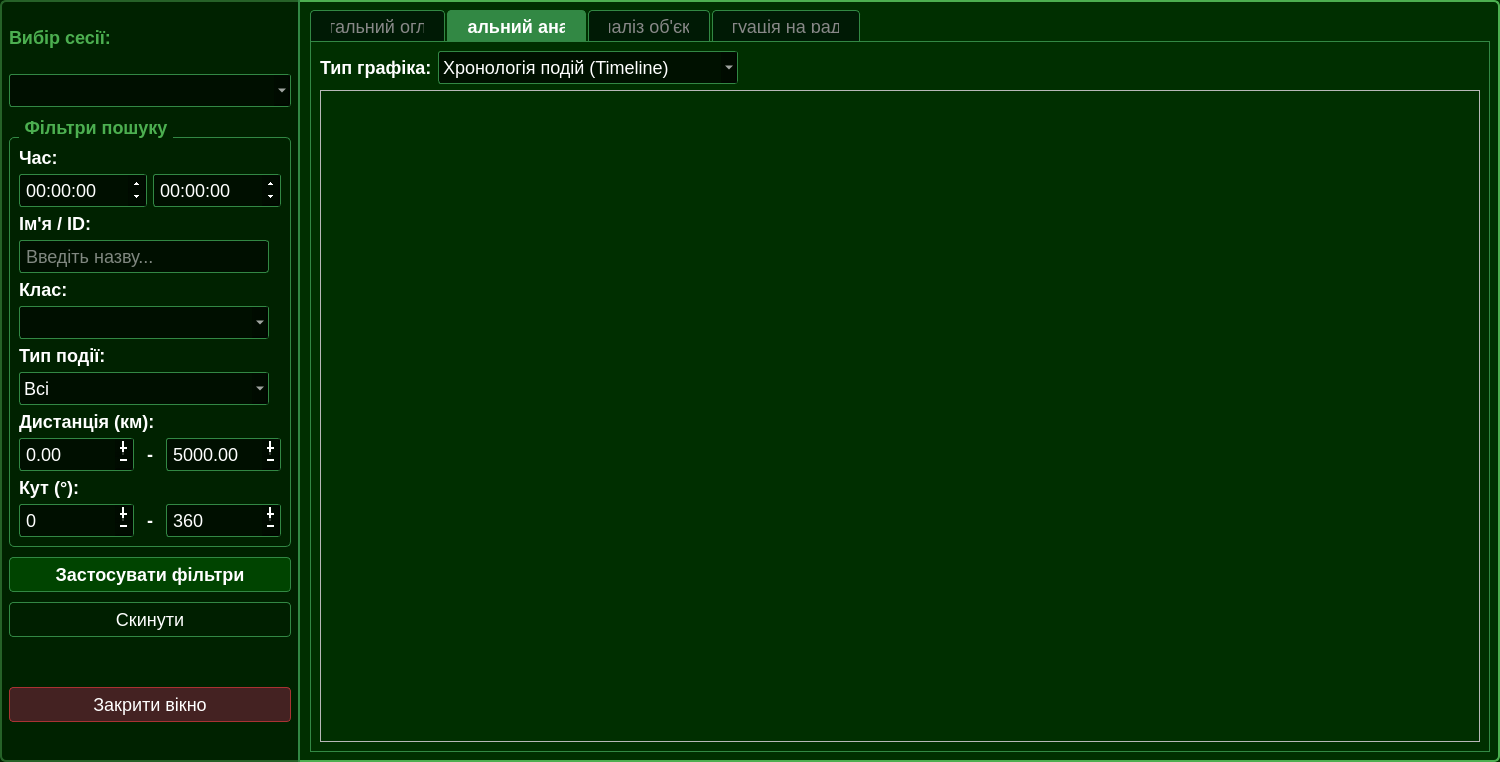
<?xml version="1.0" encoding="UTF-8"?>
<ui version="4.0">
 <class>LogDialog</class>
 <widget class="QDialog" name="LogDialog">
  <property name="geometry">
   <rect>
    <x>0</x>
    <y>0</y>
    <width>1500</width>
    <height>762</height>
   </rect>
  </property>
  <property name="windowTitle">
   <string>Аналіз історії подій</string>
  </property>
  <property name="styleSheet">
   <string notr="true">QDialog {
  background-color: #002f00;
  color: #ffffff;
  font-family: 'Roboto';
  border: 2px solid #4CAF50;
  border-radius: 6px;
}

QLabel {
  color: #ffffff;
  font-size: 18px; 
  font-weight: 500;
}

QLineEdit, QComboBox, QSpinBox, QDoubleSpinBox, QDateTimeEdit {
  background-color: rgba(0, 10, 0, 0.8);
  border: 1px solid #328844;
  color: #ffffff;
  padding: 4px;
  font-size: 18px;
  border-radius: 3px;
}

QComboBox::down-arrow { width: 16px; height: 16px; padding:2px }
QComboBox QAbstractItemView {
    background-color: #002f00;
    color: #ffffff;
    selection-background-color: #328844;
}

/* Кнопки календаря */
QDoubleSpinBox::up-button, QDoubleSpinBox::down-button,
QSpinBox::up-button, QSpinBox::down-button, QDateTimeEdit::up-button, QDateTimeEdit::down-button {
 width: 14px; 
 height: 14px; 
 padding:2px 
}

/* Календар */
QCalendarWidget QWidget {
    background-color: #002f00;
    color: white;
}

/* Таблиця */
QTableWidget {
  background-color: rgba(0, 10, 0, 0.3);
  gridline-color: #328844;
  border: 1px solid #328844;
  font-size: 16px;
  color: #fff;
}
QHeaderView::section {
  background-color: #001a05;
  color: #4CAF50;
  padding: 4px;
  border: 1px solid #328844;
  font-weight: bold;
  font-size: 18px;
}

QTableView{
 font-size: 16px;
}

QTableWidget::item{
 font-size: 30px;
}

/* Кнопки */
QPushButton {
  border: 1px solid #328844;
  background-color: rgba(0, 30, 0, 0.8);
  color: #ffffff;
  font-size: 18px;
  padding: 6px 15px;
  border-radius: 4px;
}
QPushButton:pressed {
  background-color: #4CAF50;
  color: #002509;
}

QPushButton:disabled {
  border: 1px solid #5a6f5f;
  background-color: #2f3a34;
  color: #8fa89a;
}



QPushButton#btnApplyFilters {
  background-color: #004400;
  font-weight: bold;
}

/* Фрейм фільтрів */
QFrame#frameFilters {
    background-color: rgba(0, 20, 0, 0.5);
    border-right: 2px solid #328844;
}

/* Групи */
QGroupBox {
    border: 1px solid #328844;
    border-radius: 5px;
    margin-top: 20px;
    font-weight: bold;
    color: #4CAF50;
    font-size:18px;
}
QGroupBox::title {
    subcontrol-origin: margin;
    left: 10px;
    padding: 0 3px;
    font-size:18px;
}

QTabWidget::pane { border: 1px solid #328844; }
QTabBar::tab {
    background: #001a05;
    color: #888;
    padding: 8px 20px;
    border: 1px solid #328844;
    border-bottom: none;
    border-top-left-radius: 4px;
    border-top-right-radius: 4px;
    margin-right: 2px;
    font-size:18px;
}
QTabBar::tab:selected {
    background: #328844;
    color: #fff;
    font-weight: bold;
}

QPushButton#btnClose {
  background-color: #442222;
  border-color: #aa3333;
}
QPushButton#btnClose:pressed {
  background-color: #aa3333;
}
</string>
  </property>
  <layout class="QHBoxLayout" name="horizontalLayout_Main">
   <property name="spacing">
    <number>0</number>
   </property>
   <property name="leftMargin">
    <number>0</number>
   </property>
   <property name="topMargin">
    <number>0</number>
   </property>
   <property name="rightMargin">
    <number>0</number>
   </property>
   <property name="bottomMargin">
    <number>0</number>
   </property>
   <item>
    <widget class="QFrame" name="frameFilters">
     <property name="minimumSize">
      <size>
       <width>300</width>
       <height>0</height>
      </size>
     </property>
     <property name="maximumSize">
      <size>
       <width>300</width>
       <height>16777215</height>
      </size>
     </property>
     <property name="frameShape">
      <enum>QFrame::Shape::NoFrame</enum>
     </property>
     <layout class="QVBoxLayout" name="verticalLayout">
      <property name="spacing">
       <number>10</number>
      </property>
      <property name="topMargin">
       <number>10</number>
      </property>
      <property name="bottomMargin">
       <number>40</number>
      </property>
      <item>
       <widget class="QLabel" name="lblSessionTitle">
        <property name="styleSheet">
         <string>color: #4CAF50; font-weight: bold; font-size: 18px;</string>
        </property>
        <property name="text">
         <string>Вибір сесії:</string>
        </property>
       </widget>
      </item>
      <item>
       <widget class="QComboBox" name="cmbSessions"/>
      </item>
      <item>
       <widget class="QGroupBox" name="grpFilters">
        <property name="title">
         <string>Фільтри пошуку</string>
        </property>
        <layout class="QVBoxLayout" name="verticalLayout_2">
         <item>
          <widget class="QLabel" name="lblTime">
           <property name="text">
            <string>Час:</string>
           </property>
          </widget>
         </item>
         <item>
          <layout class="QHBoxLayout" name="horizontalLayout">
           <item>
            <widget class="QDateTimeEdit" name="inpTimeStart">
             <property name="displayFormat">
              <string>HH:mm:ss</string>
             </property>
             <property name="calendarPopup">
              <bool>true</bool>
             </property>
            </widget>
           </item>
           <item>
            <widget class="QDateTimeEdit" name="inpTimeEnd">
             <property name="displayFormat">
              <string>HH:mm:ss</string>
             </property>
             <property name="calendarPopup">
              <bool>true</bool>
             </property>
            </widget>
           </item>
          </layout>
         </item>
         <item>
          <widget class="QLabel" name="lblFilterName">
           <property name="minimumSize">
            <size>
             <width>100</width>
             <height>0</height>
            </size>
           </property>
           <property name="text">
            <string>Ім'я / ID:</string>
           </property>
          </widget>
         </item>
         <item>
          <widget class="QLineEdit" name="inpFilterName">
           <property name="maximumSize">
            <size>
             <width>250</width>
             <height>16777215</height>
            </size>
           </property>
           <property name="placeholderText">
            <string>Введіть назву...</string>
           </property>
          </widget>
         </item>
         <item>
          <widget class="QLabel" name="lblFilterClass">
           <property name="text">
            <string>Клас:</string>
           </property>
          </widget>
         </item>
         <item>
          <widget class="QComboBox" name="cmbFilterClass">
           <property name="maximumSize">
            <size>
             <width>250</width>
             <height>16777215</height>
            </size>
           </property>
          </widget>
         </item>
         <item>
          <widget class="QLabel" name="lblFilterType">
           <property name="text">
            <string>Тип події:</string>
           </property>
          </widget>
         </item>
         <item>
          <widget class="QComboBox" name="cmbFilterType">
           <property name="maximumSize">
            <size>
             <width>250</width>
             <height>16777215</height>
            </size>
           </property>
           <item>
            <property name="text">
             <string>Всі</string>
            </property>
           </item>
           <item>
            <property name="text">
             <string>Детекція (Detection)</string>
            </property>
           </item>
           <item>
            <property name="text">
             <string>Хибна тривога (False)</string>
            </property>
           </item>
          </widget>
         </item>
         <item>
          <widget class="QLabel" name="lblDist">
           <property name="text">
            <string>Дистанція (км):</string>
           </property>
          </widget>
         </item>
         <item>
          <layout class="QHBoxLayout" name="layoutDist">
           <property name="spacing">
            <number>0</number>
           </property>
           <item>
            <widget class="QDoubleSpinBox" name="inpDistMin">
             <property name="minimumSize">
              <size>
               <width>115</width>
               <height>0</height>
              </size>
             </property>
             <property name="buttonSymbols">
              <enum>QAbstractSpinBox::ButtonSymbols::PlusMinus</enum>
             </property>
             <property name="maximum">
              <double>999.990000000000009</double>
             </property>
            </widget>
           </item>
           <item>
            <widget class="QLabel" name="lblDash">
             <property name="minimumSize">
              <size>
               <width>20</width>
               <height>0</height>
              </size>
             </property>
             <property name="text">
              <string>-</string>
             </property>
             <property name="alignment">
              <set>Qt::AlignmentFlag::AlignCenter</set>
             </property>
            </widget>
           </item>
           <item>
            <widget class="QDoubleSpinBox" name="inpDistMax">
             <property name="minimumSize">
              <size>
               <width>115</width>
               <height>0</height>
              </size>
             </property>
             <property name="buttonSymbols">
              <enum>QAbstractSpinBox::ButtonSymbols::PlusMinus</enum>
             </property>
             <property name="maximum">
              <double>5999.989999999999782</double>
             </property>
             <property name="value">
              <double>5000.000000000000000</double>
             </property>
            </widget>
           </item>
          </layout>
         </item>
         <item>
          <widget class="QLabel" name="lblAngle">
           <property name="text">
            <string>Кут (°):</string>
           </property>
          </widget>
         </item>
         <item>
          <layout class="QHBoxLayout" name="layoutAngle">
           <property name="spacing">
            <number>0</number>
           </property>
           <item>
            <widget class="QSpinBox" name="inpAngleMin">
             <property name="minimumSize">
              <size>
               <width>115</width>
               <height>0</height>
              </size>
             </property>
             <property name="buttonSymbols">
              <enum>QAbstractSpinBox::ButtonSymbols::PlusMinus</enum>
             </property>
             <property name="maximum">
              <number>360</number>
             </property>
            </widget>
           </item>
           <item>
            <widget class="QLabel" name="lblDash2">
             <property name="minimumSize">
              <size>
               <width>20</width>
               <height>0</height>
              </size>
             </property>
             <property name="text">
              <string>-</string>
             </property>
             <property name="alignment">
              <set>Qt::AlignmentFlag::AlignCenter</set>
             </property>
            </widget>
           </item>
           <item>
            <widget class="QSpinBox" name="inpAngleMax">
             <property name="minimumSize">
              <size>
               <width>115</width>
               <height>0</height>
              </size>
             </property>
             <property name="buttonSymbols">
              <enum>QAbstractSpinBox::ButtonSymbols::PlusMinus</enum>
             </property>
             <property name="maximum">
              <number>360</number>
             </property>
             <property name="value">
              <number>360</number>
             </property>
            </widget>
           </item>
          </layout>
         </item>
        </layout>
       </widget>
      </item>
      <item>
       <widget class="QPushButton" name="btnApplyFilters">
        <property name="text">
         <string>Застосувати фільтри</string>
        </property>
       </widget>
      </item>
      <item>
       <widget class="QPushButton" name="btnResetFilters">
        <property name="text">
         <string>Скинути</string>
        </property>
       </widget>
      </item>
      <item>
       <spacer name="verticalSpacer_2">
        <property name="orientation">
         <enum>Qt::Orientation::Vertical</enum>
        </property>
        <property name="sizeType">
         <enum>QSizePolicy::Policy::Maximum</enum>
        </property>
        <property name="sizeHint" stdset="0">
         <size>
          <width>20</width>
          <height>40</height>
         </size>
        </property>
       </spacer>
      </item>
      <item>
       <widget class="QPushButton" name="btnClose">
        <property name="text">
         <string>Закрити вікно</string>
        </property>
       </widget>
      </item>
     </layout>
    </widget>
   </item>
   <item>
    <widget class="QFrame" name="frameContent">
     <layout class="QVBoxLayout" name="verticalLayout_Content">
      <property name="leftMargin">
       <number>10</number>
      </property>
      <property name="topMargin">
       <number>10</number>
      </property>
      <property name="rightMargin">
       <number>10</number>
      </property>
      <property name="bottomMargin">
       <number>10</number>
      </property>
      <item>
       <widget class="QTabWidget" name="tabWidget">
        <property name="currentIndex">
         <number>1</number>
        </property>
        <widget class="QWidget" name="tabGeneral">
         <attribute name="title">
          <string>Загальний огляд</string>
         </attribute>
         <layout class="QVBoxLayout" name="verticalLayout_Gen">
          <item>
           <widget class="QTableWidget" name="tableLogs">
            <property name="sortingEnabled">
             <bool>true</bool>
            </property>
            <column>
             <property name="text">
              <string>Час</string>
             </property>
            </column>
            <column>
             <property name="text">
              <string>Тип</string>
             </property>
            </column>
            <column>
             <property name="text">
              <string>Назва (ID)</string>
             </property>
            </column>
            <column>
             <property name="text">
              <string>Клас</string>
             </property>
            </column>
            <column>
             <property name="text">
              <string>Частота</string>
             </property>
            </column>
            <column>
             <property name="text">
              <string>Дист / Кут</string>
             </property>
            </column>
            <column>
             <property name="text">
              <string>Дійсність</string>
             </property>
            </column>
           </widget>
          </item>
         </layout>
        </widget>
        <widget class="QWidget" name="tabGeneralAnalyze">
         <attribute name="title">
          <string>Загальний аналіз</string>
         </attribute>
         <layout class="QVBoxLayout" name="verticalLayout_Obj">
          <item>
           <layout class="QHBoxLayout" name="layoutChartControls">
            <item>
             <widget class="QLabel" name="lblChartTypeGen">
              <property name="text">
               <string>Тип графіка:</string>
              </property>
             </widget>
            </item>
            <item>
             <widget class="QComboBox" name="cmbChartTypeGeneral">
              <property name="minimumSize">
               <size>
                <width>300</width>
                <height>0</height>
               </size>
              </property>
              <item>
               <property name="text">
                <string>Хронологія подій (Timeline)</string>
               </property>
              </item>
              <item>
               <property name="text">
                <string>Статистика класів (Bar)</string>
               </property>
              </item>
             </widget>
            </item>
            <item>
             <spacer name="horizontalSpacer_Gen">
              <property name="orientation">
               <enum>Qt::Orientation::Horizontal</enum>
              </property>
              <property name="sizeHint" stdset="0">
               <size>
                <width>40</width>
                <height>20</height>
               </size>
              </property>
             </spacer>
            </item>
           </layout>
          </item>
          <item>
           <widget class="QFrame" name="chartContainerGeneral">
            <property name="minimumSize">
             <size>
              <width>0</width>
              <height>300</height>
             </size>
            </property>
            <property name="frameShape">
             <enum>QFrame::Shape::StyledPanel</enum>
            </property>
            <layout class="QVBoxLayout" name="layoutChartGen"/>
           </widget>
          </item>
         </layout>
        </widget>
        <widget class="QWidget" name="tabObject">
         <attribute name="title">
          <string>Аналіз об'єкта</string>
         </attribute>
         <layout class="QVBoxLayout" name="verticalLayout_Obj">
          <item>
           <layout class="QHBoxLayout" name="layoutObjSel">
            <item>
             <widget class="QLabel" name="lblSelObj">
              <property name="text">
               <string>Обрати об'єкт:</string>
              </property>
             </widget>
            </item>
            <item>
             <widget class="QComboBox" name="cmbTargetObject">
              <property name="minimumSize">
               <size>
                <width>300</width>
                <height>0</height>
               </size>
              </property>
             </widget>
            </item>
            <item>
             <spacer name="horizontalSpacer_Obj">
              <property name="orientation">
               <enum>Qt::Orientation::Horizontal</enum>
              </property>
              <property name="sizeHint" stdset="0">
               <size>
                <width>40</width>
                <height>20</height>
               </size>
              </property>
             </spacer>
            </item>
           </layout>
          </item>
          <item>
           <layout class="QHBoxLayout" name="layoutObjCharts">
            <item>
             <widget class="QFrame" name="chartContainerPath">
              <property name="frameShape">
               <enum>QFrame::Shape::StyledPanel</enum>
              </property>
              <layout class="QVBoxLayout" name="layoutChartPath">
               <item>
                <widget class="QLabel" name="lblPathTitle">
                 <property name="maximumSize">
                  <size>
                   <width>16777215</width>
                   <height>40</height>
                  </size>
                 </property>
                 <property name="text">
                  <string>Траєкторія руху (Polar Path)</string>
                 </property>
                 <property name="alignment">
                  <set>Qt::AlignmentFlag::AlignCenter</set>
                 </property>
                </widget>
               </item>
              </layout>
             </widget>
            </item>
            <item>
             <widget class="QFrame" name="chartContainerSignal">
              <property name="frameShape">
               <enum>QFrame::Shape::StyledPanel</enum>
              </property>
              <layout class="QVBoxLayout" name="layoutChartSignal">
               <item>
                <widget class="QLabel" name="lblSignalTitle">
                 <property name="maximumSize">
                  <size>
                   <width>16777215</width>
                   <height>40</height>
                  </size>
                 </property>
                 <property name="text">
                  <string>Рівень сигналу / Впевненість</string>
                 </property>
                 <property name="alignment">
                  <set>Qt::AlignmentFlag::AlignCenter</set>
                 </property>
                </widget>
               </item>
              </layout>
             </widget>
            </item>
           </layout>
          </item>
         </layout>
        </widget>
        <widget class="QWidget" name="tabSituation">
         <attribute name="title">
          <string>Ситуація на радарі</string>
         </attribute>
         <layout class="QVBoxLayout" name="verticalLayout_Sit">
          <item>
           <layout class="QHBoxLayout" name="layoutSitControl">
            <item>
             <widget class="QLabel" name="lblSitTime">
              <property name="text">
               <string>Час відображення:</string>
              </property>
             </widget>
            </item>
            <item>
             <widget class="QComboBox" name="cmbSituationTime">
              <property name="minimumSize">
               <size>
                <width>300</width>
                <height>0</height>
               </size>
              </property>
             </widget>
            </item>
            <item>
             <spacer name="horizontalSpacer_2">
              <property name="orientation">
               <enum>Qt::Orientation::Horizontal</enum>
              </property>
              <property name="sizeType">
               <enum>QSizePolicy::Policy::Minimum</enum>
              </property>
              <property name="sizeHint" stdset="0">
               <size>
                <width>20</width>
                <height>20</height>
               </size>
              </property>
             </spacer>
            </item>
            <item>
             <widget class="QPushButton" name="btnSituationPrev">
              <property name="enabled">
               <bool>false</bool>
              </property>
              <property name="text">
               <string>Попередній</string>
              </property>
             </widget>
            </item>
            <item>
             <spacer name="horizontalSpacer">
              <property name="orientation">
               <enum>Qt::Orientation::Horizontal</enum>
              </property>
              <property name="sizeType">
               <enum>QSizePolicy::Policy::Minimum</enum>
              </property>
              <property name="sizeHint" stdset="0">
               <size>
                <width>20</width>
                <height>20</height>
               </size>
              </property>
             </spacer>
            </item>
            <item>
             <widget class="QPushButton" name="btnSituationNext">
              <property name="text">
               <string>Наступний</string>
              </property>
             </widget>
            </item>
            <item>
             <spacer name="horizontalSpacer_Sit">
              <property name="orientation">
               <enum>Qt::Orientation::Horizontal</enum>
              </property>
              <property name="sizeHint" stdset="0">
               <size>
                <width>40</width>
                <height>20</height>
               </size>
              </property>
             </spacer>
            </item>
           </layout>
          </item>
          <item>
           <widget class="QFrame" name="chartContainerRadarSit">
            <property name="frameShape">
             <enum>QFrame::Shape::StyledPanel</enum>
            </property>
            <layout class="QVBoxLayout" name="layoutChartRadarSit"/>
           </widget>
          </item>
         </layout>
        </widget>
       </widget>
      </item>
     </layout>
    </widget>
   </item>
  </layout>
 </widget>
 <resources/>
 <connections/>
</ui>
